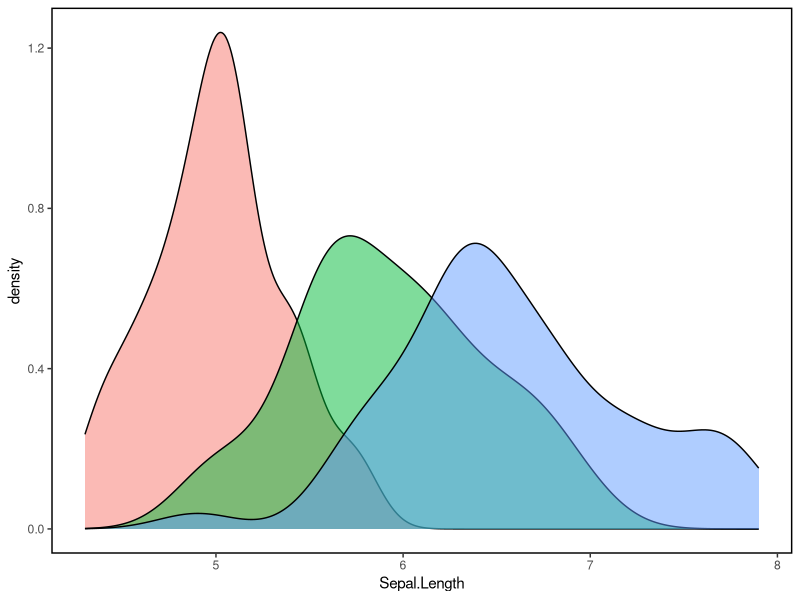
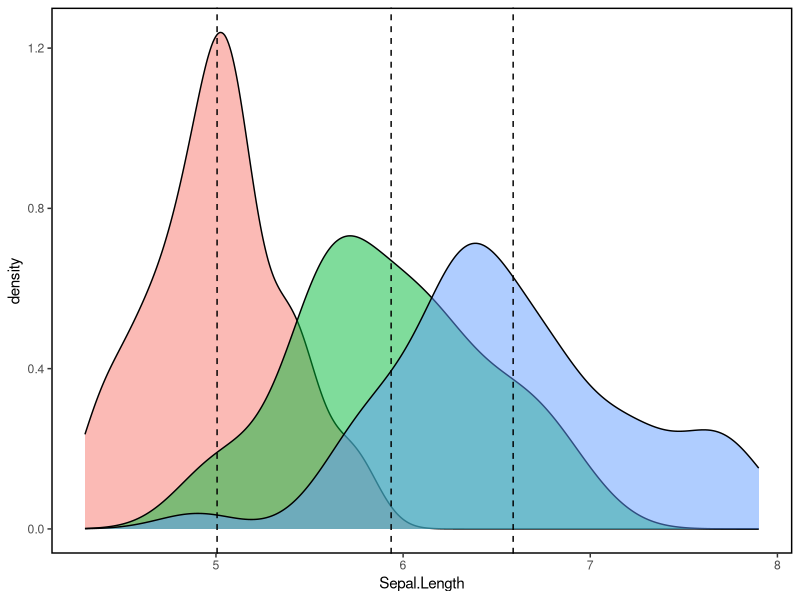
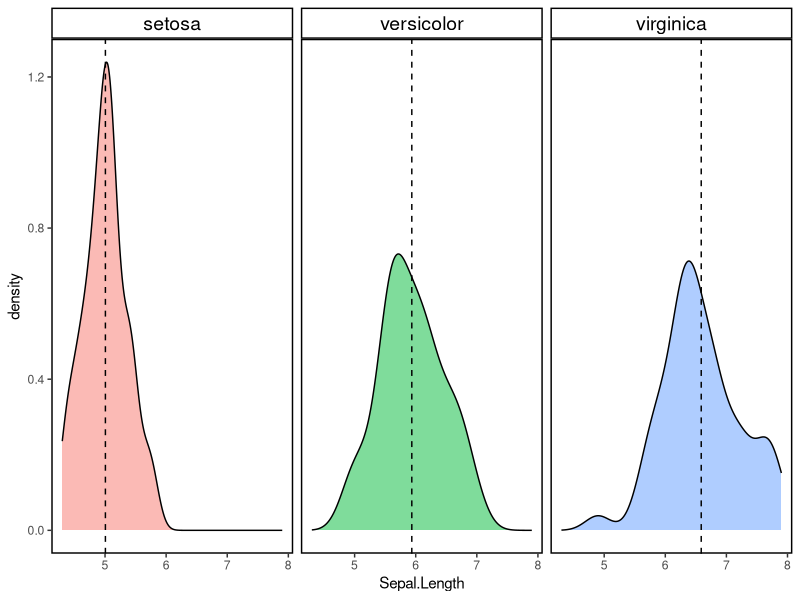
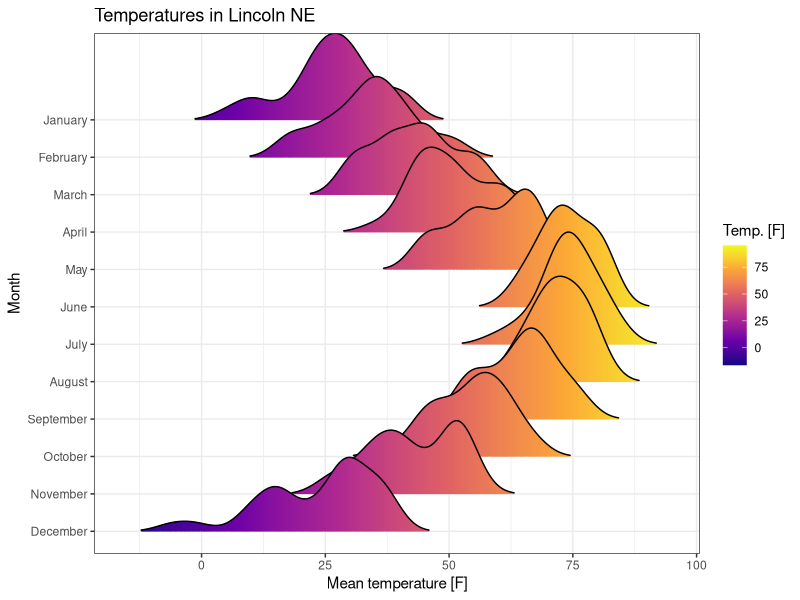
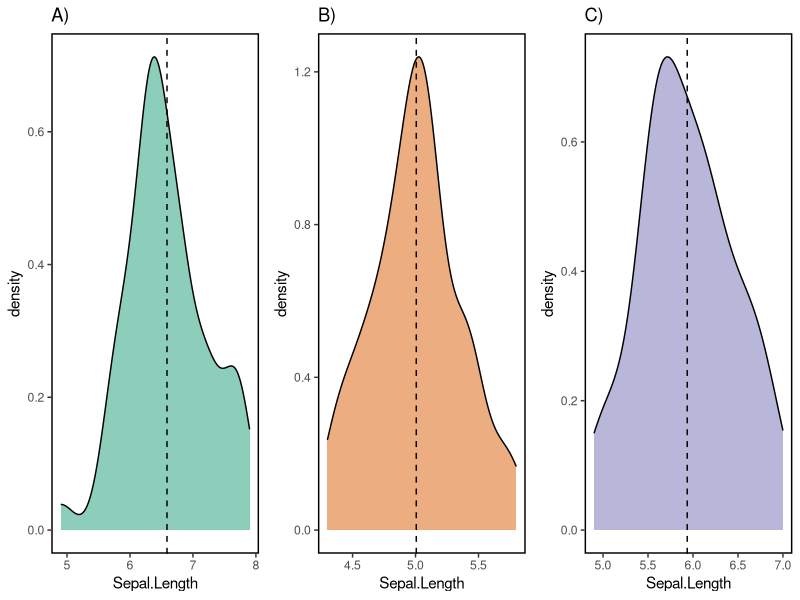

Write the R code that produced these figures, in order.



#### load libraries ####
library(ggplot2)
library(data.table)
library(gridExtra)
library(ggridges)

## load iris data
data(iris)

## convert to data.table 
setDT(iris) 

## assign three colours 
col = c("#1b9e77", "#d95f02", "#7570b3") 

#### assign theme ####
theme_iris <- theme(legend.position = 'none',
                    panel.grid.minor = element_blank(),
                    panel.background = element_blank(), 
                    panel.border = element_rect(colour = "black", fill=NA, size = 1))


#### basic density distribution ####
ggplot(iris) +
  geom_density(aes(Sepal.Length, 
                   fill = Species), 
               alpha = 0.5) +
  theme_iris

#### update plot 1 ####
## add vertical lines for the mean of each distribution

mean_iris <- iris[, mean(Sepal.Length), by = "Species"]

## plot
ggplot(iris) +
  geom_density(aes(Sepal.Length, 
                   fill = Species), 
               alpha = 0.5) +
  geom_vline(data = mean_iris, 
             aes(xintercept = V1), 
             lty = 2) +
  theme_iris

#### update plot 2 ####
## separate plots (using facet)

## plot
ggplot(iris) +
  geom_density(aes(Sepal.Length, 
                   fill = Species), 
               alpha = 0.5) +
  geom_vline(data = mean_iris, 
             aes(xintercept = V1), 
             lty = 2) +
  theme_iris +
  theme(strip.background = element_rect(color = "black", 
                                        fill = "white", 
                                        size = 1),
        strip.text = element_text(size = 14, color = "black")) +
  facet_wrap(~Species)

#### update plot 3 ####
## separate plots (without using facet)

## plot
gg_virginica <- ggplot(iris[Species == "virginica"]) +
  geom_density(aes(Sepal.Length, 
                   fill = Species), 
               alpha = 0.5, 
               fill = "#1b9e77") +
  geom_vline(data = mean_iris[Species == "virginica"], 
             aes(xintercept = V1), 
             lty = 2) +
  ggtitle("A)") +
  theme_iris
  
gg_setosa <- ggplot(iris[Species == "setosa"]) +
  geom_density(aes(Sepal.Length, 
                   fill = Species), 
               alpha = 0.5,
               fill = "#d95f02") +
  geom_vline(data = mean_iris[Species == "setosa"], 
             aes(xintercept = V1), 
             lty = 2) +
  ggtitle("B)") +
  theme_iris

gg_versicolor <- ggplot(iris[Species == "versicolor"]) +
  geom_density(aes(Sepal.Length, 
                   fill = Species), 
               alpha = 0.5,
               fill = "#7570b3") +
  geom_vline(data = mean_iris[Species == "versicolor"], 
             aes(xintercept = V1), 
             lty = 2) +
  ggtitle("C)") +
  theme_iris


png("figures/fig2.png", width = 3000, height = 2000, units = "px", res = 500)
gridExtra::grid.arrange(gg_virginica, 
             gg_setosa, 
             gg_versicolor, 
             nrow = 1,
             ncol = 3)
dev.off()


#### ggridges ####

data("lincoln_weather")

ggplot(lincoln_weather,
       aes(x = `Mean Temperature [F]`, 
           y = Month, 
           fill = stat(x))) +
  geom_density_ridges_gradient(scale = 3, 
                               size = 0.3, 
                               rel_min_height = 0.01) +
  scale_fill_viridis_c(name = "Temp. [F]", option = "C") +
  xlab("Mean temperature [F]") +
  labs(title = 'Temperatures in Lincoln NE') +
  theme_bw()
